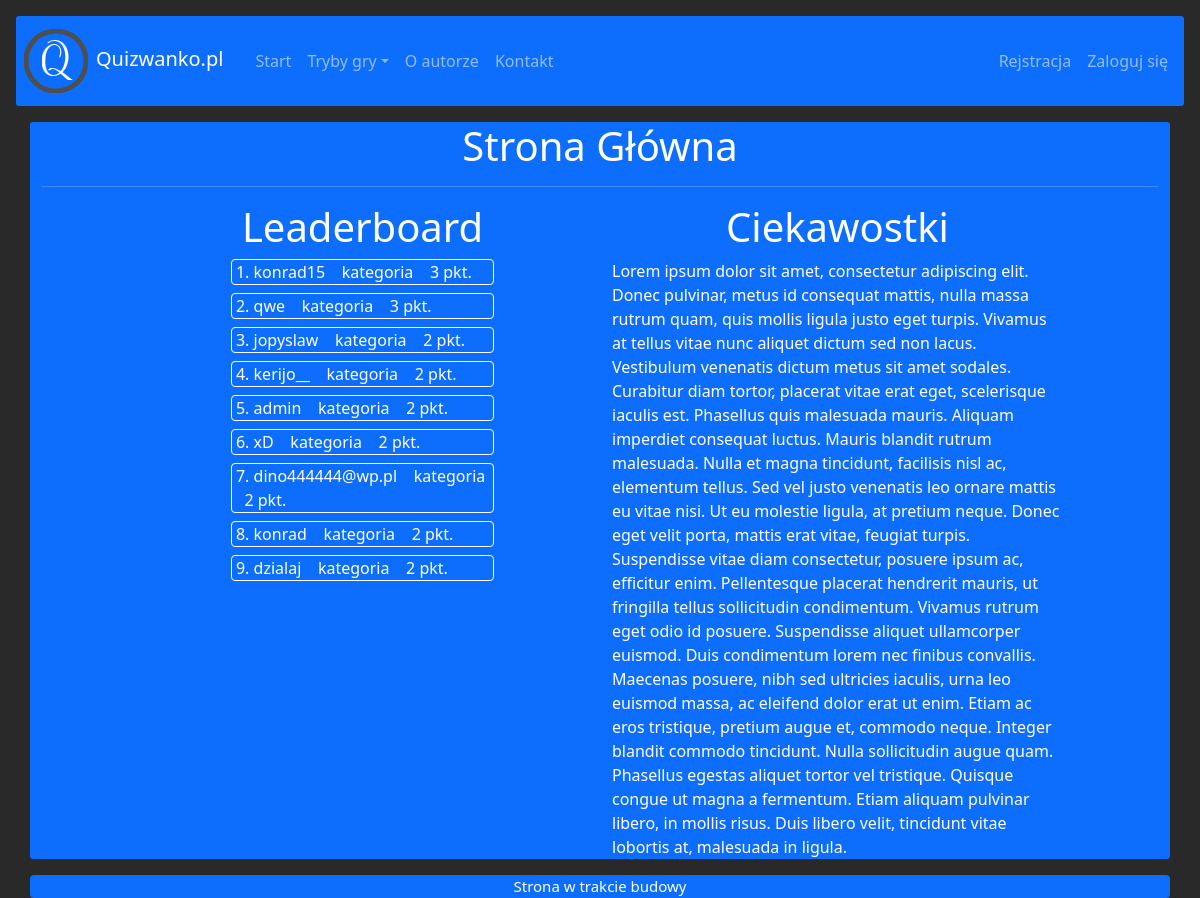
The page / on the database its author committed.
### first/models.py (models this page shows, shortened)
class LeaderBoard(models.Model):
    category = models.ForeignKey(Category, on_delete=models.CASCADE)
    username = models.CharField(max_length=150, unique=True)
    points = models.IntegerField()

### first/views.py (the view)
# urls.py: path('', main, name='main'),
def main(request):
    leaders = LeaderBoard.objects.all().values().order_by('-points')[:10]
    data = {'leaders': leaders}
    return render(request,"first/index.html", data)

### first/templates/first/index.html
{% extends 'first/base.html' %}
{% block content %}
    <div class="container bg-primary rounded-1">
        <header>
            <h1 class="text-center">Strona Główna</h1>
            <hr>
        </header>
        <div class="row">
            <div class="col-md-5 offset-md-1">
                <h1 class="text-center">Leaderboard</h1>
                {% for i in leaders %}
                    <div class="col-md-12">
                        <div class="col-md-7 col-sm-8 rounded border border-white mt-2 mx-auto">
                            <span class="ms-1">{{forloop.counter}}. {{i.username}} &nbsp;&nbsp; kategoria &nbsp;&nbsp; {{i.points}} pkt.</span>
                        </div>
                    </div>
                {% endfor %}
            </div>
            <div class="col-md-5">
                <h1 class="text-center">Ciekawostki</h1>
                Lorem ipsum dolor sit amet, consectetur adipiscing elit. Donec pulvinar, metus id consequat mattis, nulla massa rutrum quam, quis mollis ligula justo eget turpis. Vivamus at tellus vitae nunc aliquet dictum sed non lacus. Vestibulum venenatis dictum metus sit amet sodales. Curabitur diam tortor, placerat vitae erat eget, scelerisque iaculis est. Phasellus quis malesuada mauris. Aliquam imperdiet consequat luctus. Mauris blandit rutrum malesuada. Nulla et magna tincidunt, facilisis nisl ac, elementum tellus. Sed vel justo venenatis leo ornare mattis eu vitae nisi. Ut eu molestie ligula, at pretium neque. Donec eget velit porta, mattis erat vitae, feugiat turpis. Suspendisse vitae diam consectetur, posuere ipsum ac, efficitur enim. Pellentesque placerat hendrerit mauris, ut fringilla tellus sollicitudin condimentum. Vivamus rutrum eget odio id posuere. Suspendisse aliquet ullamcorper euismod. Duis condimentum lorem nec finibus convallis.
                 Maecenas posuere, nibh sed ultricies iaculis, urna leo euismod massa, ac eleifend dolor erat ut enim. Etiam ac eros tristique, pretium augue et, commodo neque. Integer blandit commodo tincidunt. Nulla sollicitudin augue quam. Phasellus egestas aliquet tortor vel tristique. Quisque congue ut magna a fermentum. Etiam aliquam pulvinar libero, in mollis risus. Duis libero velit, tincidunt vitae lobortis at, malesuada in ligula.
            </div>
        </div>
    </div>
{% endblock %}

### first/static/first/css/style.css (style rules this page uses)
body { background-color: rgb(41, 41, 41); color: white; }
hr { margin-top: 1rem; margin-bottom: 1rem; border: 0; border-top: 1px solid rgba(0, 0, 0, 0.1); }

### rows shown on the page
LeaderBoard: username "konrad15", points "3"
LeaderBoard: username "qwe", points "3"
LeaderBoard: username "jopyslaw", points "2"
LeaderBoard: username "kerijo__", points "2"
LeaderBoard: username "admin", points "2"
LeaderBoard: username "xD", points "2"
LeaderBoard: username "dino444444@wp.pl", points "2"
LeaderBoard: username "konrad", points "2"
LeaderBoard: username "dzialaj", points "2"
